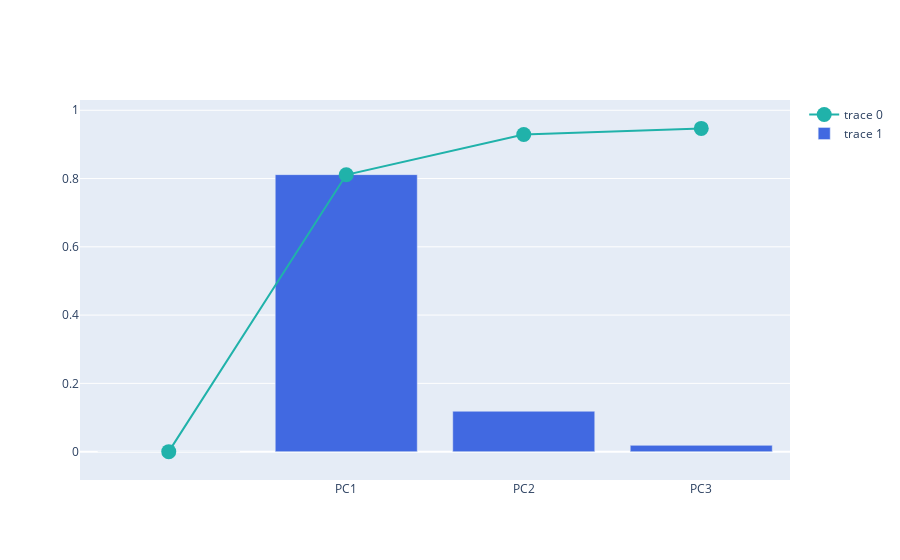

The cell this chart's notebook holds for it:
### Code cell
# explained variance + cumulative variance
# https://plotly.com/python/creating-and-updating-figures

import plotly.graph_objects as go
fig = go.Figure()

fig.add_trace(
    go.Scatter(
        x=df_explained_variance['PC'],
        y=df_explained_variance['Cumulative Variance'],
        marker=dict(size=15, color='LightSeaGreen')
    ))

fig.add_trace(
    go.Bar(
        x=df_explained_variance['PC'],
        y=df_explained_variance['Explained Variance'],
        marker=dict(color='RoyalBlue')
    ))

fig.show()

### Figure 1 — Plotly figure (JSON) as saved in the notebook; plotly's stock layout.template omitted (floating-point values rounded to 4 significant figures)
{"data": [{"marker": {"color": "LightSeaGreen", "size": 15}, "type": "scatter", "x": ["", "PC1", "PC2", "PC3"], "y": [0, 0.811, 0.929, 0.947]}, {"marker": {"color": "RoyalBlue"}, "type": "bar", "x": ["", "PC1", "PC2", "PC3"], "y": [0, 0.8115, 0.1182, 0.01836]}], "layout": {}}
